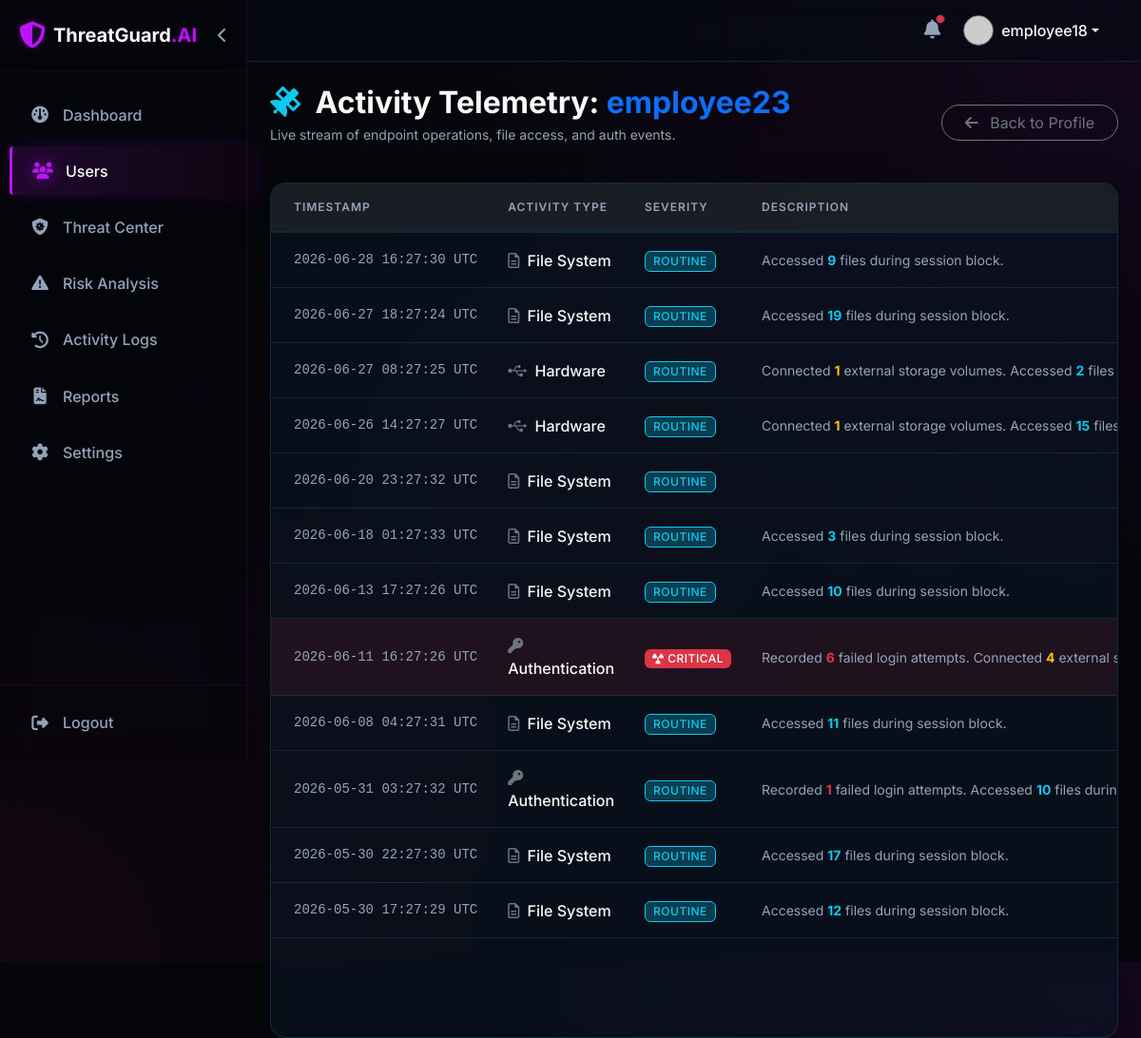
The page /users/employee23/activity (signed in) on the database its author committed.
### flask-insider-threat-starter/models/user.py (models this page shows, shortened)
class User(UserMixin, db.Model):
    __tablename__ = 'users'
    id = db.Column(db.Integer, primary_key=True)
    username = db.Column(db.String(64), index=True, unique=True, nullable=False)
    email = db.Column(db.String(120), index=True, unique=True, nullable=False)
    password_hash = db.Column(db.String(256), nullable=False)
    role = db.Column(db.String(64), default='employee') # e.g., 'admin', 'employee'
    department = db.Column(db.String(64), default='Engineering')
    status = db.Column(db.String(64), default='Active') # e.g., 'Active', 'Isolated', 'Suspended'

### flask-insider-threat-starter/models/activity_log.py (models this page shows, shortened)
class ActivityLog(db.Model):
    __tablename__ = 'activity_logs'
    id = db.Column(db.Integer, primary_key=True)
    username = db.Column(db.String(64), index=True, nullable=False)
    files_accessed = db.Column(db.Integer, default=0)
    usb_used = db.Column(db.Integer, default=0)
    failed_logins = db.Column(db.Integer, default=0)
    timestamp = db.Column(db.DateTime, index=True, default=datetime.utcnow)

### flask-insider-threat-starter/routes/user_routes.py (the view)
@users_bp.route('/<username>/activity')
@login_required
def activity_logs(username):
    logs = ActivityLog.query.filter_by(username=username).order_by(ActivityLog.timestamp.desc()).all()
    return render_template('activity_logs.html', username=username, logs=logs)

### flask-insider-threat-starter/app.py (called while the page is built)
@login_manager.user_loader
def load_user(user_id):
    from models.user import User
    return User.query.get(int(user_id))

### flask-insider-threat-starter/templates/activity_logs.html (shortened to what this page needs)
{% extends "base.html" %}
{% block content %}
<div class="row mb-4 align-items-center">
    <div class="col-md-8">
        <h2 class="text-light fw-bold mb-1">
            <i class="fa-solid fa-satellite text-info me-2 animate-pulse"></i>
            {% if username == 'All Users' %}
                Real-Time Activity Telemetry
            {% else %}
                Activity Telemetry: <span class="text-primary">{{ username }}</span>
            {% endif %}
        </h2>
        <p class="text-muted small">Live stream of endpoint operations, file access, and auth events.</p>
    </div>
    <div class="col-md-4 text-end">
        {% if username != 'All Users' %}
            <a href="{{ url_for('users.profile', username=username) }}" class="btn btn-outline-secondary rounded-pill px-4 hover-glow">
                <i class="fa-solid fa-arrow-left me-2"></i> Back to Profile
            </a>
        {% endif %}
    </div>
</div>
<div class="card h-100 border border-secondary shadow-lg" style="background: rgba(13, 22, 38, 0.6) !important;">
    <div class="card-body p-0">
        <div class="table-responsive" style="max-height: 800px; overflow-y: auto;">
            <table class="table table-hover table-dark align-middle mb-0" style="background: transparent;">
                <thead class="bg-dark bg-opacity-75" style="position: sticky; top: 0; z-index: 1;">
                    <tr>
                        <th class="ps-4">Timestamp</th>
                        <th>Activity Type</th>
                        <th>Severity</th>
                        <th class="pe-4">Description</th>
                    </tr>
                </thead>
                <tbody id="liveFeedBody">
                    {% set display_logs = logs_data if username == 'All Users' else logs %}
                    {% for item in display_logs %}
                        {% set log = item[0] if username == 'All Users' else item %}
                        {% set is_anomaly = (log.files_accessed > 50 or log.usb_used > 2 or log.failed_logins > 2) %}
                        {% set is_high = (log.files_accessed > 100 or log.usb_used > 5 or log.failed_logins > 5) %}
                        <tr class="border-bottom border-secondary {% if is_high %}bg-danger bg-opacity-10{% elif is_anomaly %}bg-warning bg-opacity-10{% endif %}">
                            <td class="ps-4 text-muted small" style="font-family: monospace; white-space: nowrap;">
                                {{ log.timestamp.strftime('%Y-%m-%d %H:%M:%S UTC') }}
                            </td>
                            <td>
                                {% if log.failed_logins > 0 %}
                                    <span class="text-light fw-medium"><i class="fa-solid fa-key text-secondary me-1"></i> Authentication</span>
                                {% elif log.usb_used > 0 %}
                                    <span class="text-light fw-medium"><i class="fa-brands fa-usb text-secondary me-1"></i> Hardware</span>
                                {% else %}
                                    <span class="text-light fw-medium"><i class="fa-regular fa-file-lines text-secondary me-1"></i> File System</span>
                                {% endif %}
                            </td>
                            <td>
                                {% if is_high %}
                                    <span class="badge bg-danger text-white px-2 py-1"><i class="fa-solid fa-radiation animate-pulse"></i> CRITICAL</span>
                                {% elif is_anomaly %}
                                    <span class="badge bg-warning text-dark px-2 py-1"><i class="fa-solid fa-triangle-exclamation"></i> ELEVATED</span>
                                {% else %}
                                    <span class="badge bg-info bg-opacity-25 text-info border border-info px-2 py-1">ROUTINE</span>
                                {% endif %}
                            </td>
                            <td class="text-muted small pe-4">
                                <span class="d-block" style="max-width: 400px; white-space: nowrap; overflow: hidden; text-overflow: ellipsis;">
                                    {% if log.failed_logins > 0 %}
                                        Recorded <strong class="text-danger">{{ log.failed_logins }}</strong> failed login attempts.
                                    {% endif %}
                                    {% if log.usb_used > 0 %}
                                        Connected <strong class="text-warning">{{ log.usb_used }}</strong> external storage volumes.
                                    {% endif %}
                                    {% if log.files_accessed > 0 %}
                                        Accessed <strong class="text-info">{{ log.files_accessed }}</strong> files during session block.
                                    {% endif %}
                                </span>
                            </td>
                        </tr>
                    {% endfor %}
                </tbody>
            </table>
        </div>
    </div>
</div>
{% endblock %}

### flask-insider-threat-starter/templates/base.html (shortened to what this page needs)
<!DOCTYPE html>
<html lang="en">
<head>
    <link href="https://cdn.jsdelivr.net/npm/bootstrap@5.3.0/dist/css/bootstrap.min.css" rel="stylesheet">
    <link rel="stylesheet" href="https://cdnjs.cloudflare.com/ajax/libs/font-awesome/6.4.0/css/all.min.css">
    <link rel="stylesheet" href="{{ url_for('static', filename='css/style.css') }}">
</head>
<body class="dark-theme">
{% if current_user.is_authenticated %}
<div id="wrapper">
    <div id="sidebar-wrapper" class="glass-sidebar">
        <div class="sidebar-brand-section d-flex align-items-center justify-content-between">
            <div class="sidebar-heading text-light fs-5 fw-bold d-flex align-items-center brand-logo">
                <i class="fa-solid fa-shield-halved text-purple-glow me-2 fs-3 animate-pulse"></i>
                <span class="brand-text">ThreatGuard<span class="text-purple-glow">.AI</span></span>
            </div>
            <button id="sidebarCollapseBtn" class="btn btn-link text-muted p-0 d-none d-md-block">
                <i class="fa-solid fa-chevron-left toggle-icon"></i>
            </button>
        </div>
        <div class="list-group list-group-flush mt-3 flex-grow-1">
            <a href="{{ url_for('dashboard.index') }}" class="list-group-item list-group-item-action {% if request.endpoint == 'dashboard.index' %}active-link{% endif %}" data-bs-toggle="tooltip" data-bs-placement="right" title="Dashboard">
                <i class="fa-solid fa-gauge"></i> <span class="menu-text">Dashboard</span>
            </a>
            <a href="{{ url_for('users.index') }}" class="list-group-item list-group-item-action {% if request.endpoint == 'users.index' or request.endpoint == 'users.activity_logs' and username != 'All Users' %}active-link{% endif %}" data-bs-toggle="tooltip" data-bs-placement="right" title="Users">
                <i class="fa-solid fa-users"></i> <span class="menu-text">Users</span>
            </a>
            <a href="{{ url_for('alerts.index') }}" class="list-group-item list-group-item-action {% if request.endpoint == 'alerts.index' %}active-link{% endif %}" data-bs-toggle="tooltip" data-bs-placement="right" title="Threat Center">
                <i class="fa-solid fa-shield-virus"></i> <span class="menu-text">Threat Center</span>
            </a>
            <a href="{{ url_for('risk.index') }}" class="list-group-item list-group-item-action {% if request.endpoint == 'risk.index' %}active-link{% endif %}" data-bs-toggle="tooltip" data-bs-placement="right" title="Risk Analysis">
                <i class="fa-solid fa-triangle-exclamation"></i> <span class="menu-text">Risk Analysis</span>
            </a>
            <a href="{{ url_for('users.all_activity_logs') }}" class="list-group-item list-group-item-action " data-bs-toggle="tooltip" data-bs-placement="right" title="Activity Logs">
                <i class="fa-solid fa-clock-rotate-left"></i> <span class="menu-text">Activity Logs</span>
            </a>
            <a href="{{ url_for('reports.index') }}" class="list-group-item list-group-item-action {% if request.endpoint == 'reports.index' %}active-link{% endif %}" data-bs-toggle="tooltip" data-bs-placement="right" title="Reports">
                <i class="fa-solid fa-file-contract"></i> <span class="menu-text">Reports</span>
            </a>
            <a href="{{ url_for('dashboard.settings') }}" class="list-group-item list-group-item-action " data-bs-toggle="tooltip" data-bs-placement="right" title="Settings">
                <i class="fa-solid fa-gear"></i> <span class="menu-text">Settings</span>
            </a>
        </div>
        <div class="sidebar-footer-section">
            <a href="{{ url_for('auth.logout') }}" class="list-group-item list-group-item-action text-danger-glow" data-bs-toggle="tooltip" data-bs-placement="right" title="Logout">
                <i class="fa-solid fa-right-from-bracket"></i> <span class="menu-text">Logout</span>
            </a>
        </div>
    </div>
    <div id="page-content-wrapper">
        <nav class="navbar navbar-expand-lg">
            <div class="container-fluid">
                <div class="ms-auto d-flex align-items-center">
                    <a href="{{ url_for('dashboard.notifications') }}" class="text-light me-4 position-relative hover-glow" data-bs-toggle="tooltip" data-bs-placement="bottom" title="Notifications">
                        <i class="fa-solid fa-bell fs-5 text-muted"></i>
                        <span class="position-absolute top-0 start-100 translate-middle p-1 bg-danger border border-dark rounded-circle animate-pulse">
                        </span>
                    </a>
                    <div class="dropdown">
                        <a href="#" class="d-flex align-items-center text-light text-decoration-none dropdown-toggle" id="dropdownUser" data-bs-toggle="dropdown" aria-expanded="false">
                            <img src="https://ui-avatars.com/api/?name={{ current_user.username }}&background=bc13fe&color=fff&rounded=true" alt="mdo" width="32" height="32" class="rounded-circle me-2 border border-secondary">
                            <span class="fw-medium">{{ current_user.username }}</span>
                        </a>
                    </div>
                </div>
            </div>
        </nav>
        <div class="container-fluid p-4 fade-in">
            {% block content %}{% endblock %}
        </div>
    </div>
</div>
{% endif %}
</body>
</html>

### rows shown on the page
User: username "employee18"
ActivityLog: timestamp "2026-06-28 16:27:30 UTC", failed_logins 0 (drawn), shows "ROUTINE", files_accessed "9"
ActivityLog: timestamp "2026-06-27 18:27:24 UTC", failed_logins 0 (drawn), shows "ROUTINE", files_accessed "19"
ActivityLog: timestamp "2026-06-27 08:27:25 UTC", failed_logins 0 (drawn), shows "ROUTINE", usb_used "1", files_accessed "2"
ActivityLog: timestamp "2026-06-26 14:27:27 UTC", failed_logins 0 (drawn), shows "ROUTINE", usb_used "1", files_accessed "15"
ActivityLog: timestamp "2026-06-20 23:27:32 UTC", failed_logins 0 (drawn), shows "ROUTINE"
ActivityLog: timestamp "2026-06-18 01:27:33 UTC", failed_logins 0 (drawn), shows "ROUTINE", files_accessed "3"
ActivityLog: timestamp "2026-06-13 17:27:26 UTC", failed_logins 0 (drawn), shows "ROUTINE", files_accessed "10"
ActivityLog: timestamp "2026-06-11 16:27:26 UTC", shows "Authentication", shows "CRITICAL", failed_logins "6", usb_used "4"
ActivityLog: timestamp "2026-06-08 04:27:31 UTC", failed_logins 0 (drawn), shows "ROUTINE", files_accessed "11"
ActivityLog: timestamp "2026-05-31 03:27:32 UTC", shows "Authentication", shows "ROUTINE", failed_logins "1", files_accessed "10"
ActivityLog: timestamp "2026-05-30 22:27:30 UTC", failed_logins 0 (drawn), shows "ROUTINE", files_accessed "17"
ActivityLog: timestamp "2026-05-30 17:27:29 UTC", failed_logins 0 (drawn), shows "ROUTINE", files_accessed "12"

### other values the page prints
{{ username }} "employee23"
